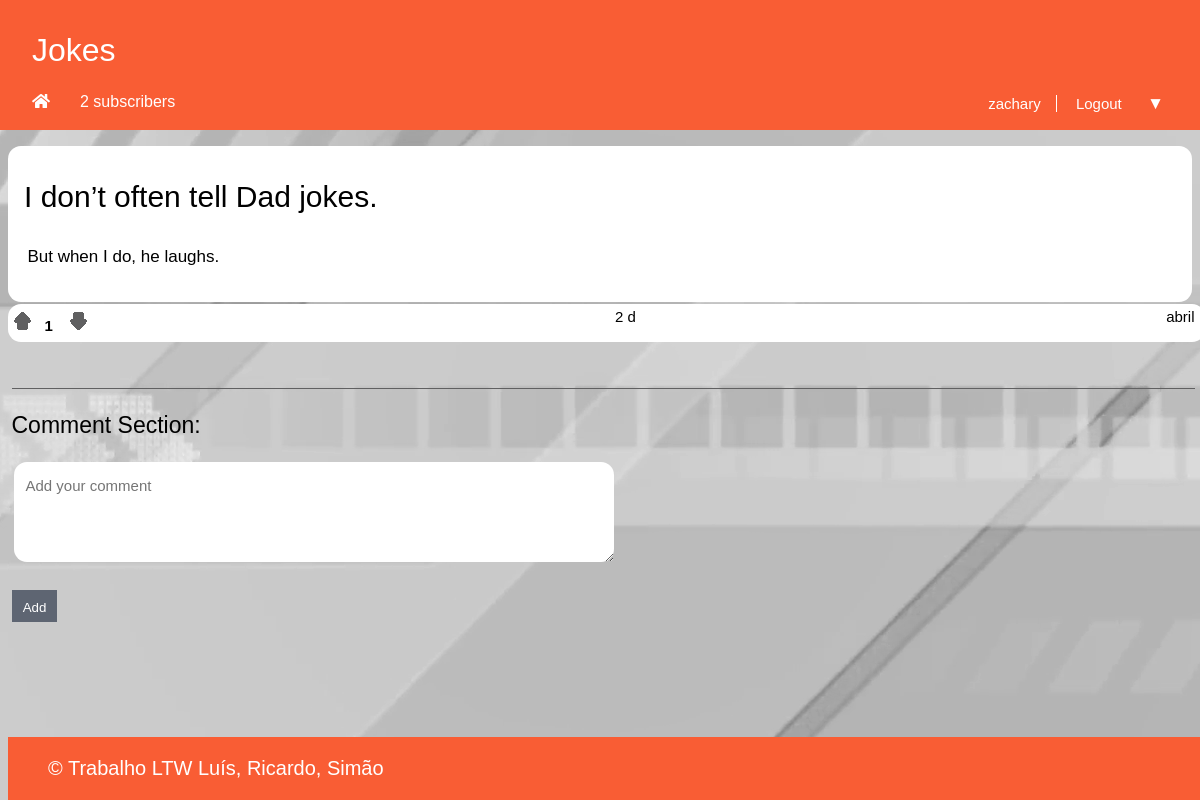
/pages/story.php?id=6 (signed in), run on the app's committed database.
### tables this page shows
CREATE TABLE Story (
  id INTEGER PRIMARY KEY,
  title VARCHAR,
  published INTEGER, -- date when the story was published in epoch format
  channel VARCHAR REFERENCES channel, -- comma separated tags
  author VARCHAR REFERENCES utilizer, -- who wrote the article
  points INTEGER DEFAULT 0,
  fulltext VARCHAR
);

### database/db_story.php (called while the page is built, shortened)
<?php
	function getStoryMainInfoById($storyId) {
		$db = Database::instance()->db();
		$correspondingStory = $db->prepare('SELECT * FROM Story WHERE id = ?');
		$correspondingStory->execute(array($storyId));
		return $correspondingStory->fetchAll();
	}
?>

### database/db_channel.php (called while the page is built, shortened)
<?php
	function getNumberOfSubscribers($channel)
	{
		$db = Database::instance()->db();
		$subscribers = $db->prepare('SELECT count(*) as subscribers FROM UserSubscriptions WHERE channel = ?');
		$subscribers->execute(array($channel));
		$subscribers = $subscribers->fetchAll();
		return $subscribers;
	}
?>

### templates/tpl_common.php (the view, shortened to what this page needs)
<?php
	include_once('tpl_story.php');
	include_once('../templates/tpl_sub.php');
	include_once('../database/db_story.php');
	include_once('../database/db_channel.php');
?>
<?php function draw_header($username, $channel, $title) { ?>
	<!DOCTYPE html>
	<html>
		<head>
			<link rel="stylesheet" href="../css/common.css">
			<link rel="stylesheet" href="https://use.fontawesome.com/releases/v5.6.1/css/all.css">
		</head>
		<body>
			<header>
				<?php if($channel === "Homepage") { ?>
					<a id="title" href="../pages/homepage.php"><?=$channel?></a>
				<?php } else { ?>
					<a id="title" href="../pages/channel.php?name=<?=$channel?>"><?=$channel?></a>
					<?php $subscribers = getNumberOfSubscribers($channel) ?>
					<?php if($subscribers[0]["subscribers"] === '1') {?>
						<a id="subscribers"><?=$subscribers[0]["subscribers"]?> subscriber </a>
					<?php } else { ?>
						<a id="subscribers"><?=$subscribers[0]["subscribers"]?> subscribers </a>
					<?php } ?>
					<a id="home" href="../pages/homepage.php"><i class="fas fa-home"></i></a>
				<?php } ?>
				<?php if($username != NULL) { ?>
					<nav id="signup">
						<a id="profile" href="../pages/profile.php?name=<?=$username?>"><?= $username ?></a>
						<a href="../actions/action_logout.php">Logout
						</a>
					</nav>
				<?php } ?>
			</header>
<?php } ?>
<?php function draw_references($text) {
	preg_match_all("/#(\\w+)/", $text, $channelMatches);
	if(!empty($channelMatches)){
		$channelName = $channelMatches[1];
		if($channelName != ''){
			$replace1 = preg_replace_callback("/#(\\w+)/",
			function($matches) {
				if(channelExists($matches[1])){
					return '<a href="../pages/channel.php?name=' . $matches[1] . '">' . $matches[1] . '</a>';
				}
				return $matches[0];
			},
			$text);
		}
	}
	return $replace1;
} ?>
<?php function time_elapsed($date) {
	$now = new DateTime;
	$ago = new DateTime($date);
	$diff = $now->diff($ago);
	$diff->w = floor($diff->d / 7);
	$diff->d -= $diff->w * 7;
	$string = array(
		'y' => 'y',
		'm' => 'm',
		'w' => 'w',
		'd' => 'd',
		'h' => 'h',
		'i' => 'min',
		's' => 's',
	);
	foreach ($string as $k => &$v) {
		if ($diff->$k) {
			$v = $diff->$k . ' ' . $v;
		} else {
			unset($string[$k]);
		}
	}
	$string = array_slice($string, 0, 1);
	return $string ? implode(', ', $string) . '' : 'just now';
} ?>
<?php function draw_info_bar_story($storyId, $author, $channel, $date, $points) { ?>
	<?php if(isset($_SESSION['username'])){
		$username = $_SESSION['username'];
	} else {
		$username = -1;
	} ?>
	<section class="infoBar">
		<div id="start">
			<input type="checkbox" class="up" data-id=<?=$storyId?> data-point="1" data-username=<?=$username?>>
			<h6 id="points"><?=$points?></h6>
			<input type="checkbox" class="down" data-id=<?=$storyId?> data-point="0" data-username=<?=$username?>>
		</div>
		<div id="middle">
			<a id="date"><?=time_elapsed('@' . $date)?></a>
		</div>
		<div id="end">
			<a id="profile" href="../pages/profile.php?name=<?=$author?>"><?=$author?></a>
		</div>
	</section>
<?php } ?>
<?php function draw_footer() { ?>
	</body>
	<footer>
		<p>&copy; Trabalho LTW Luís, Ricardo, Simão</p>
	</footer>
	</html>
<?php } ?>

### templates/tpl_story.php (shortened to what this page needs)
<?php
	include_once('../templates/tpl_common.php');
	include_once('../database/db_story.php');
?>
<?php function draw_story($story) { ?>
	<link rel="stylesheet" href="../css/story.css">
	<?php $newtext = draw_references($story[0]['fulltext']); ?>
	<section id ="storyCards">
		<section id="storyText">
			<h1><?=$story[0]['title']?></h1>
			<p><?=$newtext?></p>
		</section>
		<?php draw_info_bar_story($story[0]['id'], $story[0]['author'], false, $story[0]['published'], $story[0]['points']); ?>
	</section>
<?php } ?>
<?php function draw_comment_section($storyId) { ?>
	<link rel="stylesheet" href="../css/story.css">
	<h3 id="comments"> Comment Section: </h3>
	<?php if(!isset($_SESSION['username'])) { ?>
		<form>
			<textarea id="textarea" class="addComment" name="comment" placeholder="Add your comment" rows="3" cols="50"></textarea>
			<input type="hidden" name="username" value="<?=$_SESSION['username']?>">
			<input type="hidden" name="story" value="<?=$storyId?>">
			<input class="submitComment" type="submit" value="Add" disabled>
		</form>
	<?php } else {?>
		<form>
			<textarea id="textarea" class="addComment" name="comment" placeholder="Add your comment" required></textarea>
			<input class="submitComment" type="submit" value="Add">
		</form>
	<?php } ?>
<?php } ?>

### css/common.css (style rules this page uses)
html { position: relative; min-height: 100%; }
body { margin: 0 auto; padding-bottom: 5em; max-width: 80em; background: url(../images/background.png) no-repeat center center fixed; }
body > header { display: grid; grid-template-columns: 1fr auto; grid-template-rows: auto auto; background-color: #F95D34 ; color: white; font-family: Verdana, sans-serif; }
body > header #title { padding-top: 1em; padding-left: 1em; text-decoration: none; color: white; font-size: 32px; grid-column: 1; grid-row: 1; cursor: pointer; }
body > header #home { padding-top: 1.5em; padding-left: 2em; padding-bottom: 15px; grid-column: 1; grid-row: 3; color: white; }
body > header #subscribers { padding-top: 1.5em; padding-left: 2em; padding-bottom: 15px; margin-left: 3em; grid-column: 1; grid-row: 3; }
body > header #signup { padding-top: 1.5em; padding-right: 2em; padding-bottom: 15px; grid-column: 2; grid-row: 3; font-size: 15px; }
body > header > #signup > a:first-child { border-right: 1px solid white; }
body > header > #signup > #profile { cursor: pointer; }
body > header > #signup > a { padding: 0 1em; color: white; text-decoration: none; }
body > header #signup > a:first-child { padding-left: 0; }
.infoBar { background-color: white; border: none; border-radius: 13px; display: flex; flex-direction: row; justify-content: space-between; margin: 2px 0.5em 15px 0.5em; padding: 4px 3px 7px 0; max-width: 80em; width: 99.5%; font-family: Arial, sans-serif; }
.up, .down { cursor: pointer; }
.up:before { content: ""; display: inline-block; padding: 0; margin: 0; width: 20px; height: 20px; background: url(../images/UpvoteGrey.png); }
.down:before { content: ""; display: inline-block; padding: 0; margin: 0; width: 20px; height: 20px; background: url(../images/DownvoteGrey.png); }
.infoBar #points { color: black; font-size: 15px; padding-left: 0.8em; padding-right: 0.5em; display: inline; padding-bottom: 15px; }
.infoBar #date { color: black; font-size: 15px; font-weight: 100; display: inline; }
.infoBar #profile { color: black; text-decoration: none; cursor: pointer; font-size: 15px; display:inline; padding-right: 0.5em; }
footer { position: absolute; bottom: 0; max-width: 80em; width: 100%; margin-left: 0.5em; background-color: #F95D34; color: white; font-family: Verdana, sans-serif; }
footer p { font-size: 20px; padding-left: 2em; }

### css/story.css (style rules this page uses)
#storyText { background-color: white; border-radius: 13px; margin: 1em 0.5em 0em 0.5em; padding: 1em; }
#storyText > h1 { text-align: left; font-size: 30px; font-weight: 400; font-family: Verdana, sans-serif; margin-top: 0.6em; }
#storyText > p { text-align: justify; font-size: 17px; line-height: 25px; font-family: Arial, sans-serif; margin-left: 0.2em; margin-right: 2.5em; }
#comments { margin-top: 2em; padding-top: 1em; margin-left: 0.5em; margin-right: 0.2em; border-top: 1px solid #606061; font-weight: 100; font-size: 23px; font-family: Verdana, sans-serif; }
.addComment { border: none; border-radius: 13px; margin-left: 0.9em; padding-top: 10px; padding-left: 13px; padding-right: 5px; line-height: 20px; width: 600px; height: 100px; font-size: 15px; line-height: 23px; font-family: Arial, sans-serif; }
.submitComment { display: block; margin: 1em 0 1.3em 0.9em; padding: 0.8em 0.8em 0.5em 0.8em; border: none; background-color: #5E6572; color: white; }
#textarea { border: none; border-radius: 13px; padding-left: 15px; padding: 0.8em 0.8em 0.5em 0.8em; margin-bottom: 1em; font-size: 15px; line-height: 23px; font-family: Arial, sans-serif; }

### data on the page
story: channel "Jokes", title "I don’t often tell Dad jokes.", fulltext "But when I do, he laughs.", points "1", published "2 d", author "abril"

### other printed values
$subscribers[0]["subscribers"] "2"
$username "zachary"
